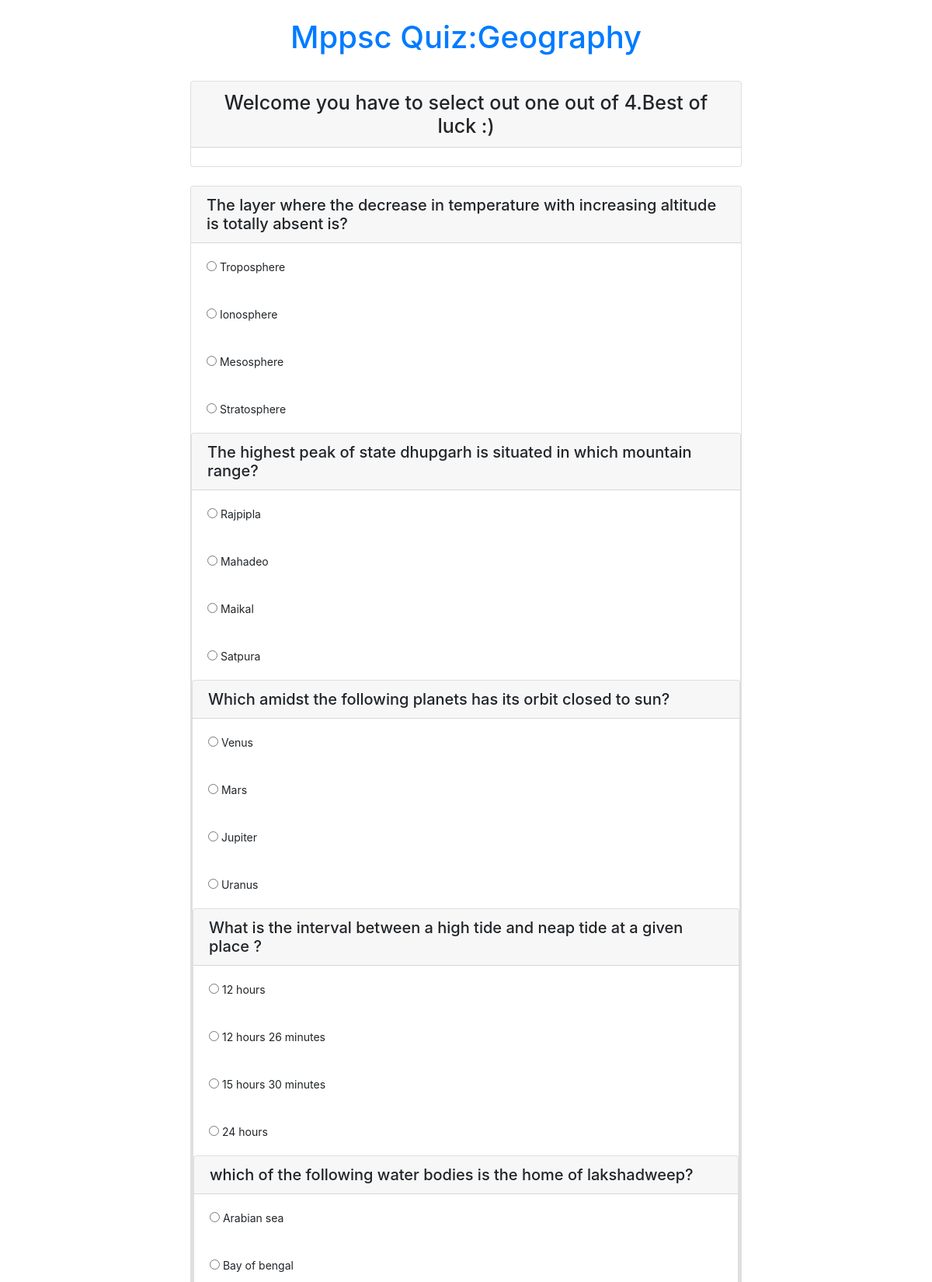
The app's page /geogrophytest.php (upper part) with its own data.
### tables this page shows
CREATE TABLE `geogrophy` (
  `qid` int(20) NOT NULL,
  `question` varchar(250) NOT NULL,
  `ans_id` int(70) NOT NULL
);

CREATE TABLE `ganswers` (
  `aid` int(20) NOT NULL,
  `answer` varchar(250) NOT NULL,
  `ans_id` int(70) NOT NULL
);

### geogrophytest.php (the view, shortened to what this page needs)
<?php
    include ('kuki/config.php');
?>
<!DOCTYPE html>
<html lang="en">
<head>
  <link rel="stylesheet" href="https://cdn.jsdelivr.net/npm/bootstrap@4.6.1/dist/css/bootstrap.min.css">
</head>
<body>
    <div class="container" >
        <br><h1 class="text-center text-primary" >Mppsc Quiz:Geography</h1></br>
    <div class="col-lg-8 m-auto d-block">
        <div class="card">
        <h3 class="text-center card-header" style="font-size:25px">Welcome <?php echo $_SESSION['textnames']; ?> you have to select out one out of 4.Best of luck :)</h1></br>
        </div><br>
    <form action="gresult.php" method="post" >
        <?php
           for($i=1;$i<11;$i++)
           {
           $que="select * from geogrophy where qid=$i";
           $query =mysqli_query($conn,$que);
              while( $rows=mysqli_fetch_array($query))
                {
                    ?>
                    <div class="card">
                         <h4 class="card-header" style="font-size:20px"><?php echo $rows["question"];?></h4>
                         <?php
                             $que="select * from ganswers where ans_id=$i";
                             $query =mysqli_query($conn,$que);
                                while( $rows=mysqli_fetch_array($query))
                                  {
                         ?>
                                    <div class="card-body" style="font-size:14px">
                                          <input type="radio" name="quizcheak[<?php echo $rows['ans_id']?>]" value="<?php echo $rows['aid'];?>">
                                          <?php echo $rows['answer'];?>
                                      </div>
               <?php
                }
            }
            }
              ?>
            <a class="btn btn-success m-auto d-block" href="kuki/log-out.php" style="background-color:maroon;" >LOGOUT</a></div>
    </form>
    </div>
    </div>
</body>
</html>

### records on screen
geogrophy: question "The layer where the decrease in temperature with increasing altitude is totally absent is?"
ganswers: answer "Troposphere"
ganswers: answer "Ionosphere"
ganswers: answer "Mesosphere"
ganswers: answer "Stratosphere"
geogrophy: question "The highest peak of state dhupgarh is situated in which mountain range?"
ganswers: answer "Rajpipla"
ganswers: answer "Mahadeo"
ganswers: answer "Maikal"
ganswers: answer "Satpura"
geogrophy: question "Which amidst the following planets has its orbit closed to sun?"
ganswers: answer "Venus"
ganswers: answer "Mars"
ganswers: answer "Jupiter"
ganswers: answer "Uranus"
geogrophy: question "What is the interval between a high tide and neap tide at a given place ?"
ganswers: answer "12 hours"
ganswers: answer "12 hours 26 minutes"
ganswers: answer "15 hours 30 minutes"
ganswers: answer "24 hours"
geogrophy: question "which of the following water bodies is the home of lakshadweep?"
ganswers: answer "Arabian sea"
ganswers: answer "Bay of bengal"
